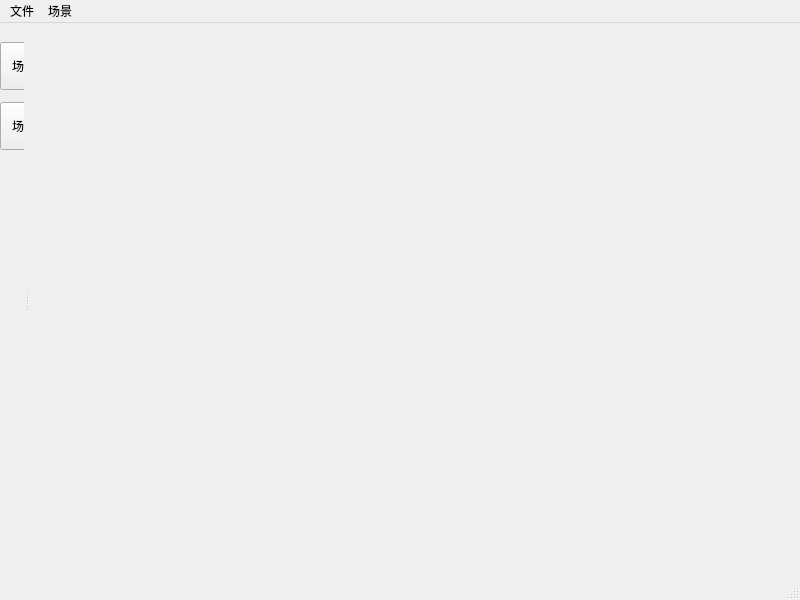
<?xml version="1.0" encoding="UTF-8"?>
<ui version="4.0">
 <class>MainWindow</class>
 <widget class="QMainWindow" name="MainWindow">
  <property name="geometry">
   <rect>
    <x>0</x>
    <y>0</y>
    <width>800</width>
    <height>600</height>
   </rect>
  </property>
  <property name="windowTitle">
   <string>AnyWhere</string>
  </property>
  <property name="windowIcon">
   <iconset>
    <normaloff>figs/logoA.svg</normaloff>figs/logoA.svg</iconset>
  </property>
  <widget class="QWidget" name="centralwidget"/>
  <widget class="QMenuBar" name="menubar">
   <property name="geometry">
    <rect>
     <x>0</x>
     <y>0</y>
     <width>800</width>
     <height>18</height>
    </rect>
   </property>
   <widget class="QMenu" name="menuFile">
    <property name="title">
     <string>文件</string>
    </property>
    <addaction name="actionNewFile"/>
    <addaction name="actionNewWindow"/>
    <addaction name="separator"/>
    <addaction name="actionOpenFile"/>
    <addaction name="actionRecentFile"/>
    <addaction name="separator"/>
    <addaction name="actionSave"/>
    <addaction name="actionSaveAs"/>
    <addaction name="separator"/>
    <addaction name="actionCloseWindow"/>
    <addaction name="separator"/>
    <addaction name="action_Exit"/>
   </widget>
   <widget class="QMenu" name="menuScene">
    <property name="title">
     <string>场景</string>
    </property>
    <addaction name="actionNewScene"/>
   </widget>
   <addaction name="menuFile"/>
   <addaction name="menuScene"/>
  </widget>
  <widget class="QStatusBar" name="statusbar"/>
  <widget class="QDockWidget" name="dockWidget">
   <property name="floating">
    <bool>false</bool>
   </property>
   <property name="features">
    <set>QDockWidget::NoDockWidgetFeatures</set>
   </property>
   <property name="allowedAreas">
    <set>Qt::LeftDockWidgetArea</set>
   </property>
   <property name="windowTitle">
    <string/>
   </property>
   <attribute name="dockWidgetArea">
    <number>1</number>
   </attribute>
   <widget class="QWidget" name="dockWidgetContents">
    <widget class="QToolButton" name="toolButton">
     <property name="geometry">
      <rect>
       <x>0</x>
       <y>0</y>
       <width>48</width>
       <height>48</height>
      </rect>
     </property>
     <property name="text">
      <string>场景</string>
     </property>
     <property name="icon">
      <iconset>
       <normaloff>figs/scene_unclicked.svg</normaloff>figs/scene_unclicked.svg</iconset>
     </property>
     <property name="iconSize">
      <size>
       <width>36</width>
       <height>36</height>
      </size>
     </property>
     <property name="shortcut">
      <string/>
     </property>
    </widget>
    <widget class="QToolButton" name="toolButton_2">
     <property name="geometry">
      <rect>
       <x>0</x>
       <y>60</y>
       <width>48</width>
       <height>48</height>
      </rect>
     </property>
     <property name="text">
      <string>场景</string>
     </property>
     <property name="icon">
      <iconset>
       <normaloff>figs/items_unclicked.svg</normaloff>figs/items_unclicked.svg</iconset>
     </property>
     <property name="iconSize">
      <size>
       <width>36</width>
       <height>36</height>
      </size>
     </property>
     <property name="shortcut">
      <string/>
     </property>
    </widget>
   </widget>
  </widget>
  <action name="actionNewFile">
   <property name="checkable">
    <bool>false</bool>
   </property>
   <property name="text">
    <string>新建文件</string>
   </property>
  </action>
  <action name="actionNewWindow">
   <property name="text">
    <string>新建窗口</string>
   </property>
  </action>
  <action name="actionOpenFile">
   <property name="text">
    <string>打开文件</string>
   </property>
  </action>
  <action name="actionRecentFile">
   <property name="text">
    <string>最近文件</string>
   </property>
  </action>
  <action name="actionSave">
   <property name="text">
    <string>保存</string>
   </property>
  </action>
  <action name="actionSaveAs">
   <property name="text">
    <string>另存为</string>
   </property>
  </action>
  <action name="actionCloseWindow">
   <property name="text">
    <string>关闭窗口</string>
   </property>
  </action>
  <action name="action_Exit">
   <property name="checkable">
    <bool>false</bool>
   </property>
   <property name="text">
    <string>退出 AnyWhere</string>
   </property>
  </action>
  <action name="actionNewScene">
   <property name="text">
    <string>新建场景</string>
   </property>
   <property name="shortcutContext">
    <enum>Qt::WindowShortcut</enum>
   </property>
  </action>
 </widget>
 <resources/>
 <connections/>
</ui>
